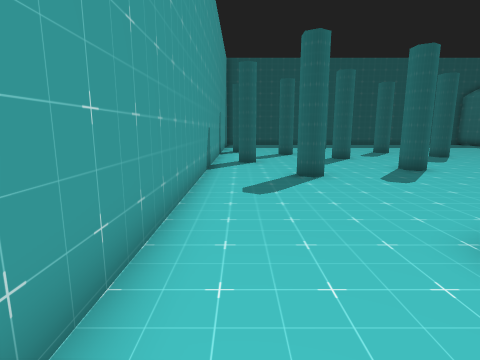
[1] (above)

23 first-person views from a walk through a 3-D level made in the Unity game engine. The camera is 1.4 m above the floor, tilts 10° down and sees 80° across. The floor is counted in squares, 1 m on a side. Each view is taken from the middle of a square. On the plan, view 1 faces up. The plan holds only what a view shows up to about 14 squares ahead; the rest is blank. The place goes on beyond the plan. The player character is not drawn. Some animated figures are left out. Some surface patterns are stand-ins.

[2]
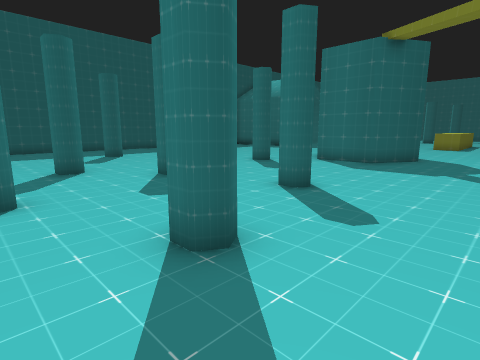

[3]
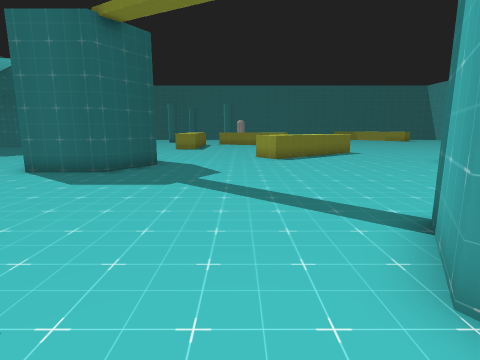

[4]
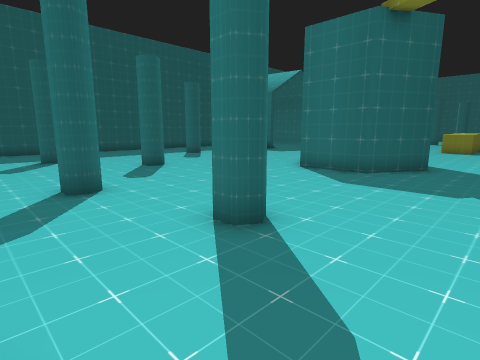

[5]
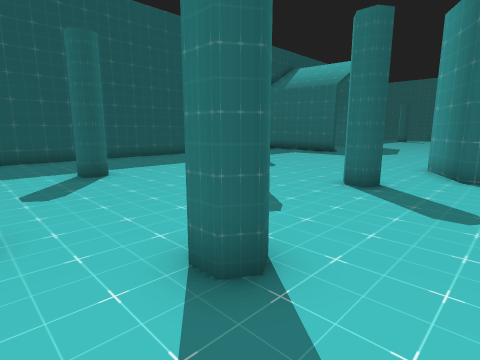

[6]
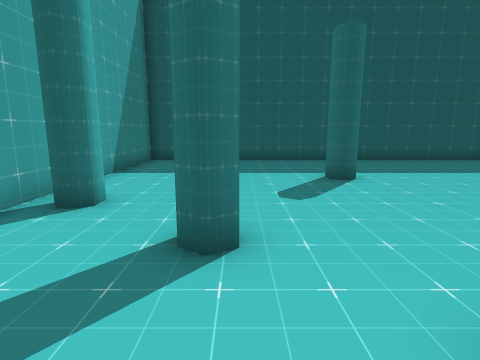

[7]
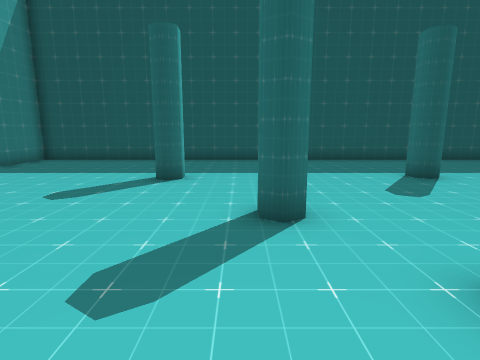

[8]
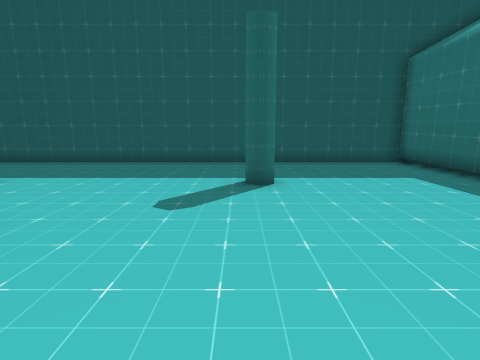

[9]
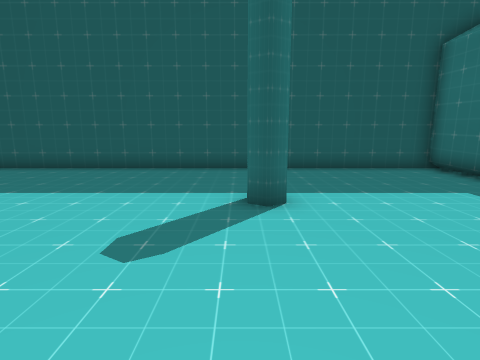

[10]
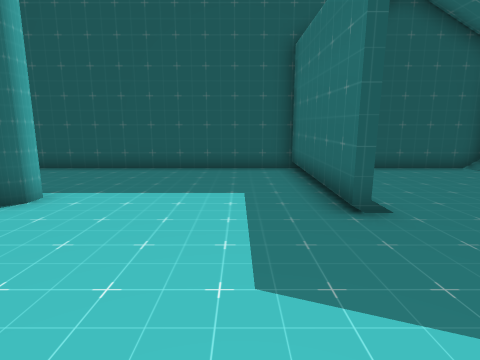

[11]
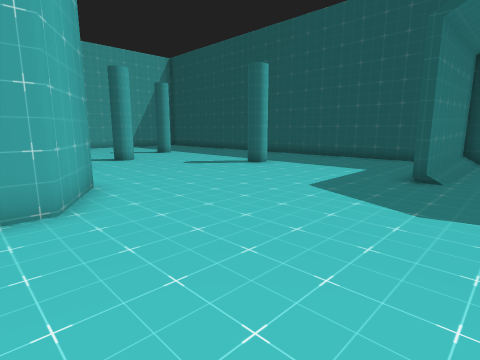

[12]
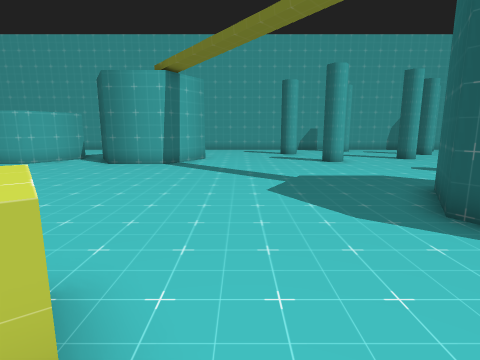

[13]
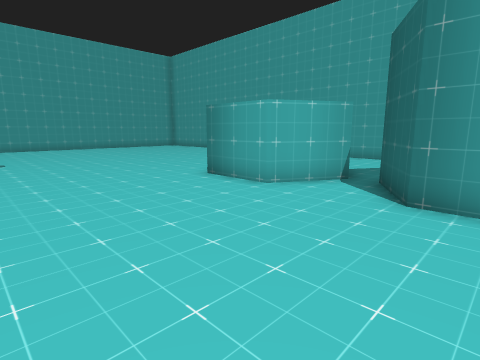

[14]
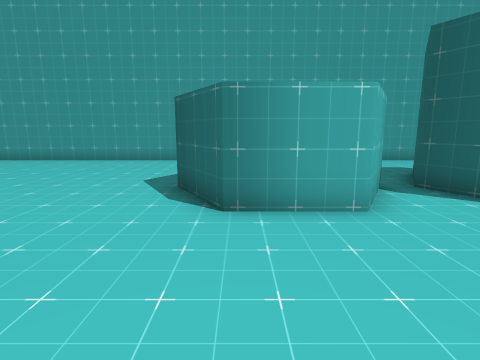

[15]
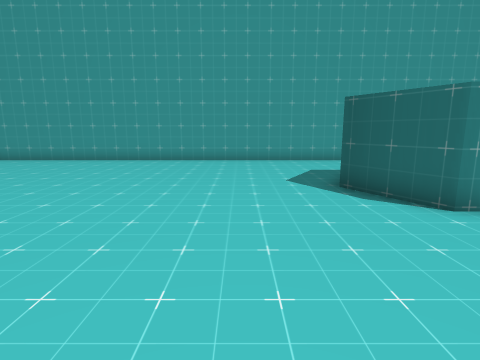

[16]
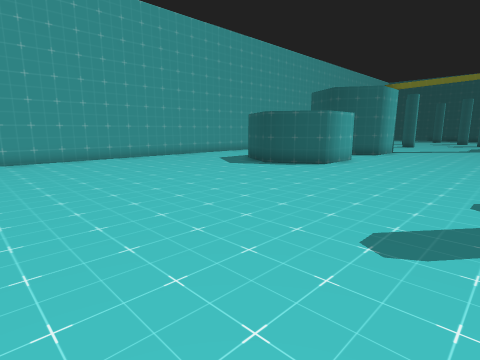

[17]
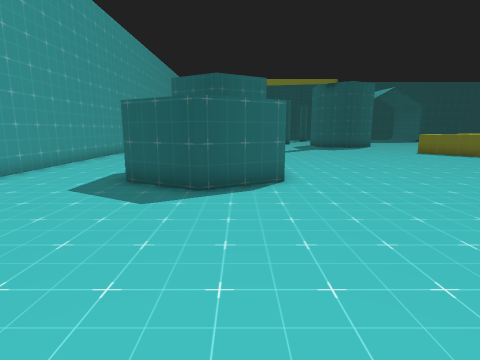

[18]
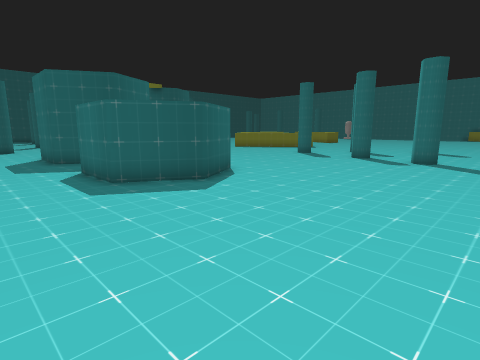

[19]
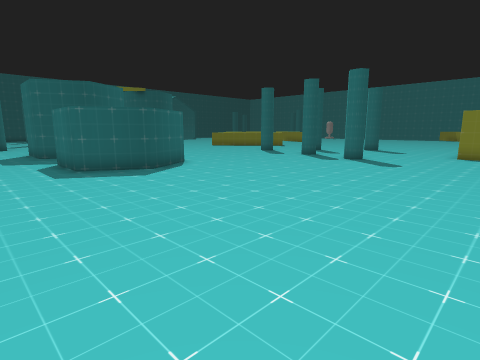

[20]
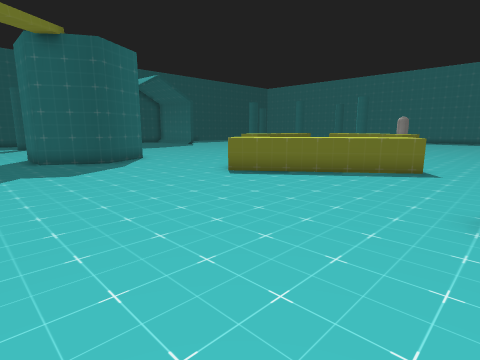

[21]
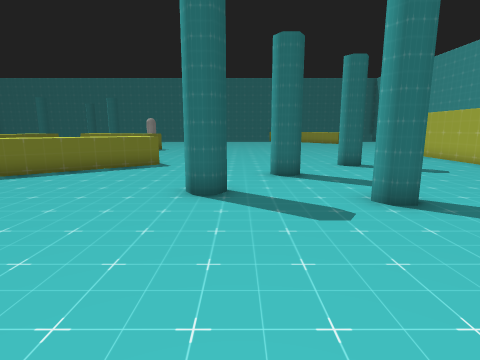

[22]
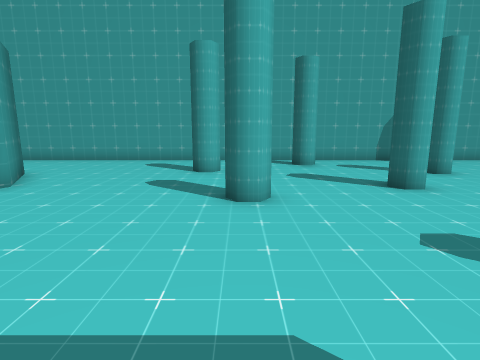

[23]
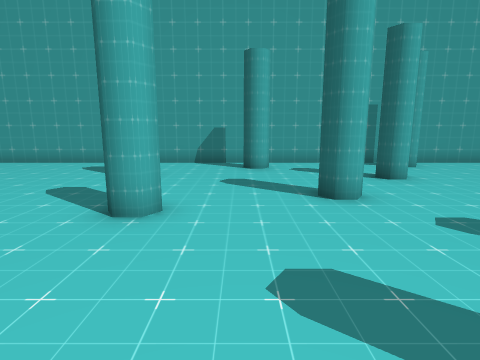

### Floor plan
Points are (right, up) in squares from view 1. A wall is a line through its corners. A room is listed if a view was taken in it or the views show most of it. See-through windows are left out.
Room 1 (views 1, 2, 3, 4, 5, 6, 7, 8, 9, 10, 11, 12, 13, 14, 15, 16, 17, 18, 19, 20, 21, 22, 23)
walls: (7.2, 3.1) (7.2, 0.6) (5, -0.7) (2.9, 0.6) (2.9, 3.1) (5, 4.3) (7.2, 3.1); (16.6, 10.6) (14.5, 9.3) (12.4, 10.6) (12.4, 13.1) (14.5, 14.3) (16.7, 13.1) (16.7, 12.2); (6.1, 10.7) (6.5, 10.4) (6.5, 9.9) (6.2, 9.7) (5.8, 9.9) (5.8, 10.5); (15.4, -3.7) (15, -3.5) (15, -3) (15.5, -2.7); (5, -1.5) (7.2, -2.8) (7.2, -5.3) (5, -6.5) (2.9, -5.3) (2.9, -2.7); (20.6, -0.8) (16.7, 4.3) (17.2, 4.7); (2.1, 9.4) (2.6, 9.1) (2.6, 8.6) (2.2, 8.4) (1.8, 8.6) (1.8, 9.1); (4.9, 14.7) (5.4, 14.4) (5.4, 13.9) (5, 13.7) (4.6, 13.9) (4.6, 14.5); (18.1, -6) (17.6, -5.7) (17.6, -5.2) (18.1, -4.9); (8.6, 18.2) (9.1, 17.9) (9.1, 17.4) (8.7, 17.2) (8.3, 17.4) (8.3, 18); (0.2, 13.2) (0.7, 12.9) (0.7, 12.4) (0.3, 12.1) (-0.1, 12.4); (3, 16.8) (3, 16.3) (2.6, 16) (2.3, 16.3) (2.3, 16.8); (13.9, -10.6) (13.4, -10.3) (13.4, -9.8) (13.8, -9.6); (20.4, -8.9) (19.9, -8.5) (19.9, -8.2) (20.4, -7.9); (13.9, 21.9) (13.9, 21.3) (13.5, 21.1) (13.2, 21.3) (13.2, 21.9); (19.9, 20.6) (19.9, 26.4) (-1.2, 26.4) (-1.2, -16.5); (6.3, 21.6) (6.3, 21.1) (6, 20.9) (5.6, 21.1) (5.6, 21.6); (0.3, 18.8) (0.3, 18.2) (-0.2, 17.8); (16.9, -14.5) (16.9, -13.6); (20.5, -13.7) (23.2, -13.7); (20.8, 26.4) (20.2, 26.4) (20.2, 20.6); (23.5, 26.4) (22.9, 26.4)
ways out: gap at (5, -1)

Positions as (right, up) in squares from view 1, and headings:
1: (0, 0), facing up
2: (0, 6), facing up-right
3: (3, 6), facing right
4: (3, 7), facing up-right
5: (3, 12), facing up-right
6: (3, 13), facing up
7: (8, 13), facing up
8: (13, 14), facing up
9: (13, 16), facing up
10: (18, 16), facing up
11: (22, 12), facing up-left
12: (19, 6), facing left
13: (13, 2), facing down-left
14: (12, -5), facing left
15: (12, -9), facing left
16: (13, -16), facing up-left
17: (6, -13), facing up
18: (0, -13), facing up-right
19: (0, -16), facing up-right
20: (10, -3), facing up-right
21: (9, -4), facing right
22: (12, 10), facing left
23: (11, 12), facing left
